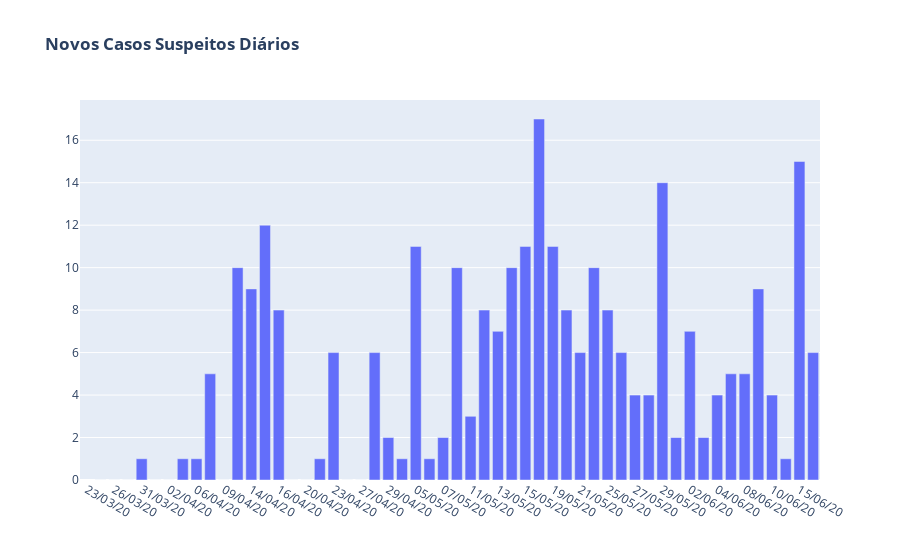

The notebook cell this image was saved under:
### Code cell
trace = go.Bar(x = data['Data'],
               y = data['Novos Suspeitos'],
               offsetgroup=0)

layout = go.Layout(
        title = '<b>Novos Casos Suspeitos Diários</b>')

dat = [trace]
fig = go.Figure(data=dat, layout=layout)
py.iplot(fig)

### Figure 1 — Plotly figure (JSON) as saved in the notebook; plotly's stock layout.template omitted (floating-point values rounded to 4 significant figures)
{"data": [{"offsetgroup": "0", "type": "bar", "x": ["23/03/20", "25/03/20", "26/03/20", "27/03/20", "31/03/20", "01/04/20", "02/04/20", "03/04/20", "06/04/20", "08/04/20", "09/04/20", "13/04/20", "14/04/20", "15/04/20", "16/04/20", "17/04/20", "20/04/20", "22/04/20", "23/04/20", "24/04/20", "27/04/20", "28/04/20", "29/04/20", "04/05/20", "05/05/20", "06/05/20", "07/05/20", "08/05/20", "11/05/20", "12/05/20", "13/05/20", "14/05/20", "15/05/20", "18/05/20", "19/05/20", "20/05/20", "21/05/20", "22/05/20", "25/05/20", "26/05/20", "27/05/20", "28/05/20", "29/05/20", "01/06/20", "02/06/20", "03/06/20", "04/06/20", "05/06/20", "08/06/20", "09/06/20", "10/06/20", "12/06/20", "15/06/20", "16/06/20"], "y": [null, 0, 0, 0, 1, 0, 0, 1, 1, 5, 0, 10, 9, 12, 8, 0, 0, 1, 6, 0, 0, 6, 2, 1, 11, 1, 2, 10, 3, 8, 7, 10, 11, 17, 11, 8, 6, 10, 8, 6, 4, 4, 14, 2, 7, 2, 4, 5, 5, 9, 4, 1, 15, 6]}], "layout": {"title": {"text": "<b>Novos Casos Suspeitos Diários</b>"}}}
